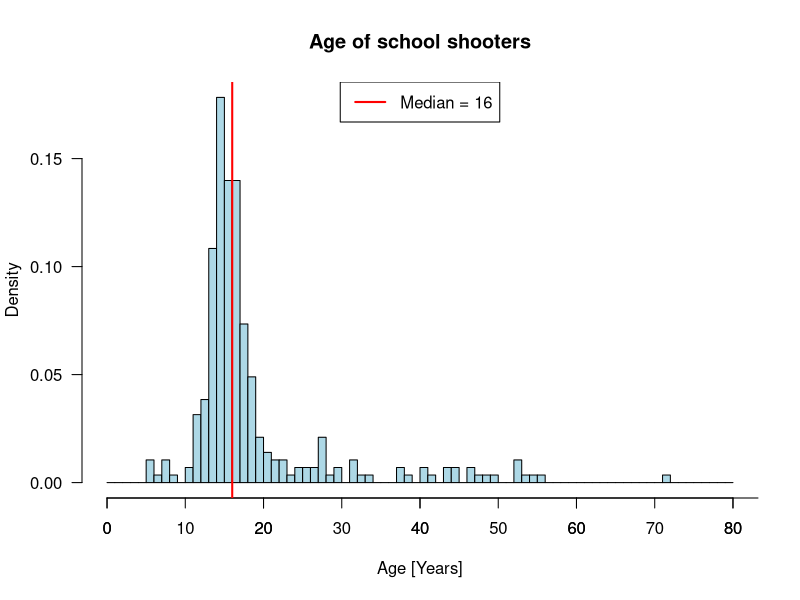
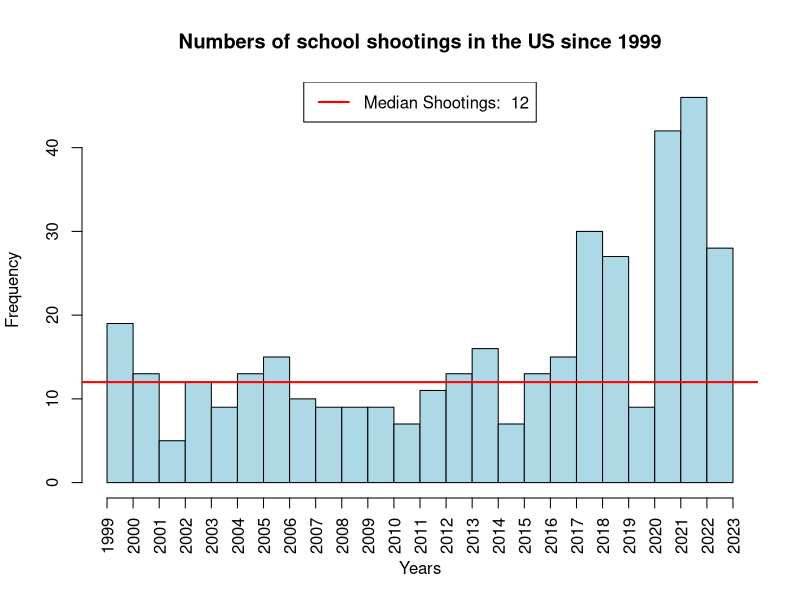
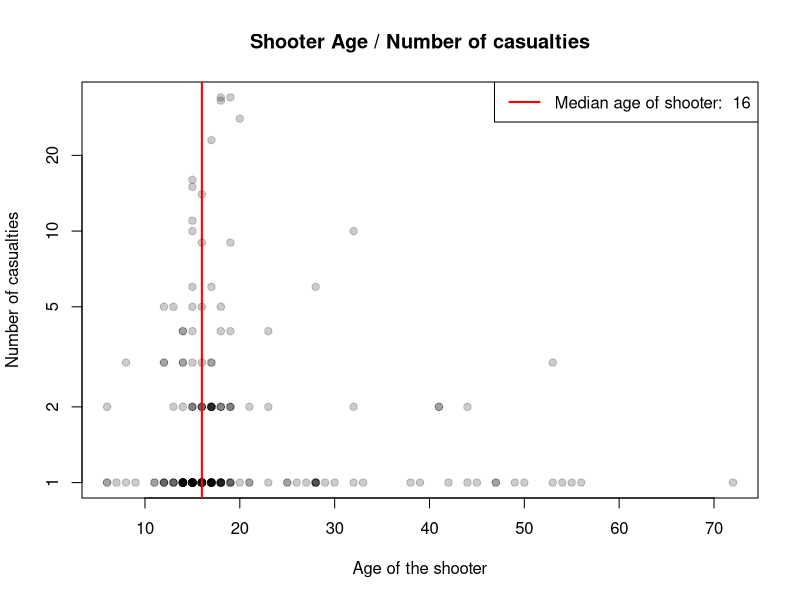

The R script that drew these images, in order:
setwd("C:\\Users\\jonas\\OneDrive\\Dokumente\\GitHub\\EXPD-Semesterarbeit\\EXPD Semesterarbeit")
library(readr)
dat <- read_csv("school-shootings-data.csv")
View(dat)

# Age of Shooter
vec_shooter_age <- c(dat$age_shooter1,dat$age_shooter2) 
vec_shooter_age <- na.exclude(vec_shooter_age)
View(vec_shooter_age)

hist(vec_shooter_age, col = "lightblue", xlab = "Age [Years]",
     main = "Age of school shooters", ylab = "Density",
     breaks = c(seq(0, 80, by = 1)),
     las = 1, freq = FALSE)
axis(side=1, at=seq(0, 100, by=10))
median_age_shooter <- median(vec_shooter_age,na.rm = TRUE)
abline(v = median_age_shooter, col = "red", lty = 1, lwd = 2)
legend("top", legend = paste("Median =", median_age_shooter), col = "red", lty = 1, lwd = 2)

# Number schoolshootings
hist(dat$year,
     breaks = c(seq(1999, 2023)),
     main = "Numbers of school shootings in the US since 1999",
     xaxt = "n",
     xlab = "Years",
     col = "lightblue")
axis(side = 1, at = seq(1999, 2023, by = 1), las = 2)

meanshootings <- length(dat$year)/length(unique(dat$year))

# Median
mediantable <- table(dat$year)
medianshootings <- median(c(mediantable))

# Add Median and Legend to plot
abline(h = medianshootings, col = "red", lty = 1, lwd = 2)
legend("top", legend = paste("Median Shootings: ", round(medianshootings, 2)), col = "red", lty = 1, lwd = 2)


# W8

# Diagramm 1

plot(x = dat$age_shooter1,
     y = dat$casualties,
     col = adjustcolor("black", alpha = 0.2),
     pch = 19,
     main = "Shooter Age / Number of casualties",
     ylab = "Number of casualties",
     xlab = "Age of the shooter",
     log = "y",
     )
abline(v = median_age_shooter, col = "red", lwd = 2)
legend("topright", legend = paste("Median age of shooter: ", round(median_age_shooter, 2)), col = "red", lty = 1, lwd = 2)
